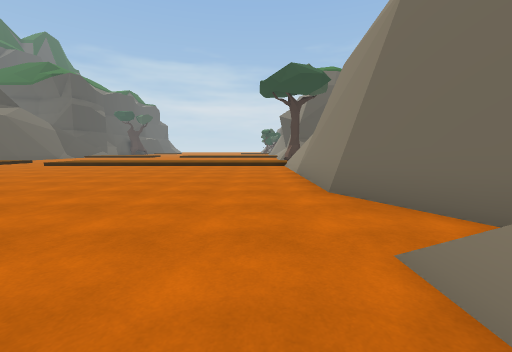
view 1 (above)

20 first-person views from a walk through a 3-D level made in the Unity game engine. The camera is 1.3 m above the floor, tilts 6° down and sees 90° across. The floor is counted in squares, 2 m on a side. Each view is taken from the middle of a square. On the plan, view 1 faces up. The plan holds only what a view shows up to about 9 squares ahead; the rest is blank. The place goes on beyond the plan. The player character is not drawn.

view 2
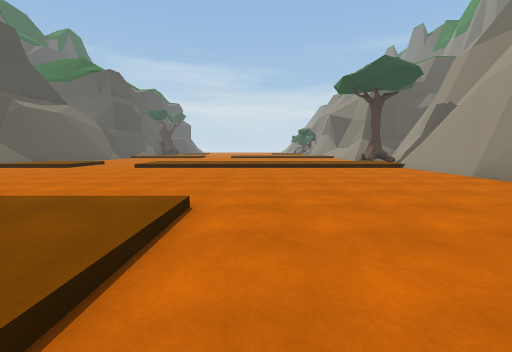

view 3
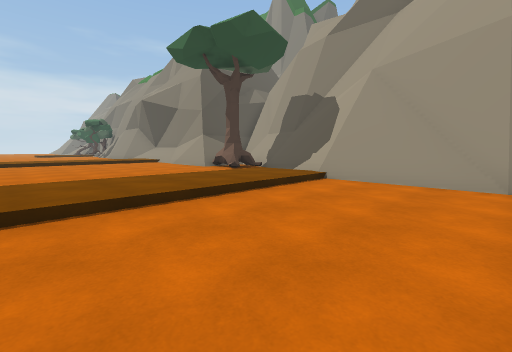

view 4
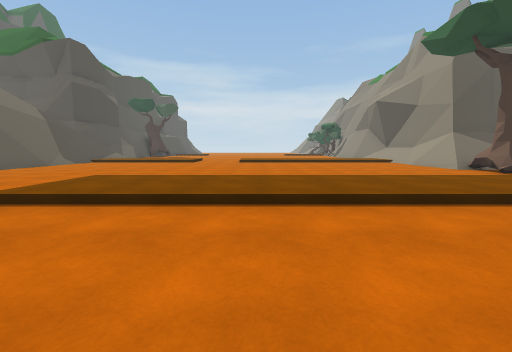

view 5
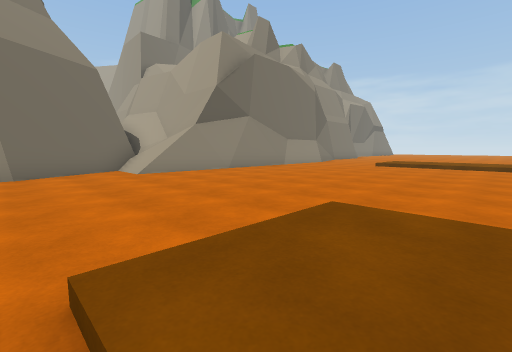

view 6
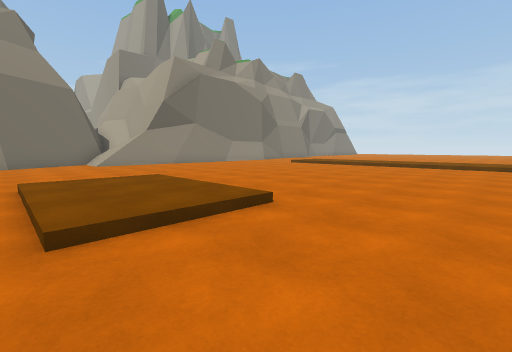

view 7
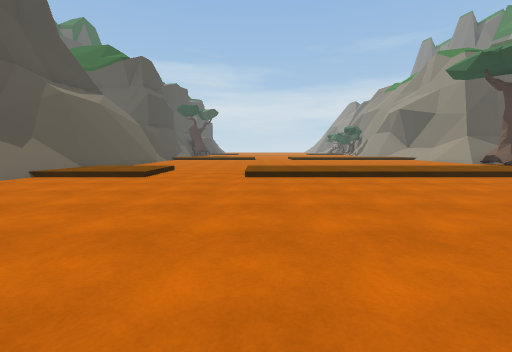

view 8
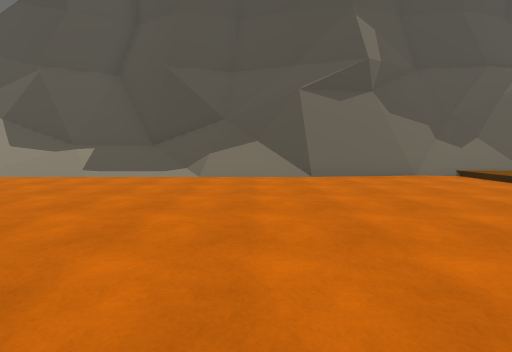

view 9
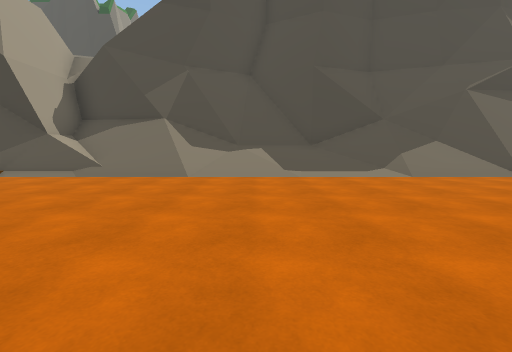

view 10
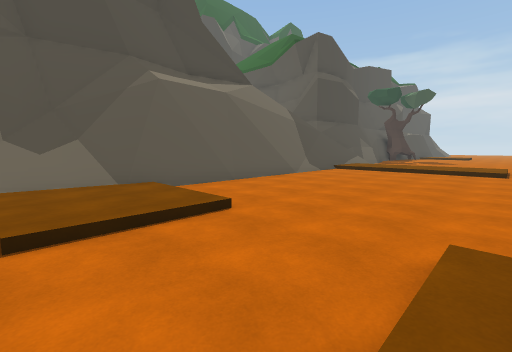

view 11
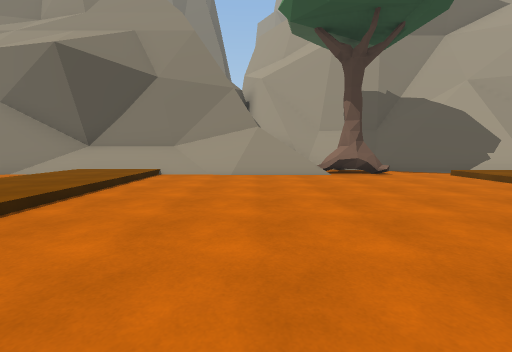

view 12
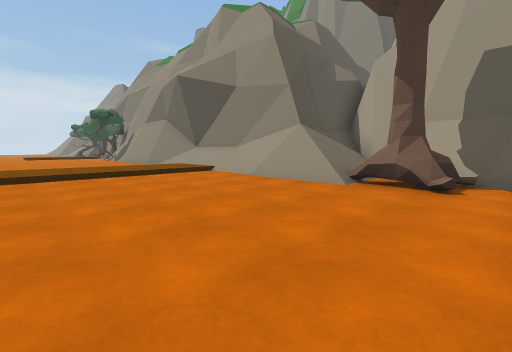

view 13
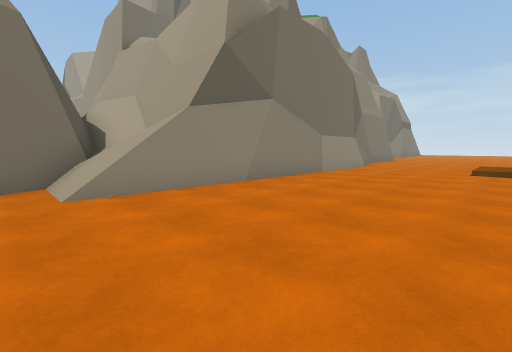

view 14
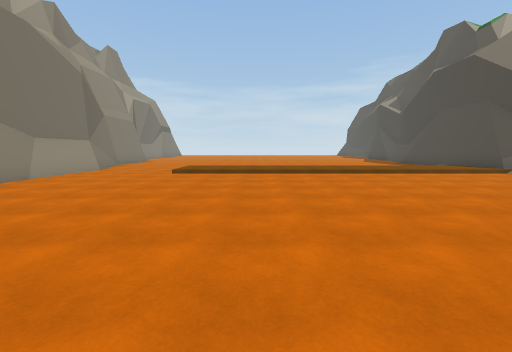

view 15
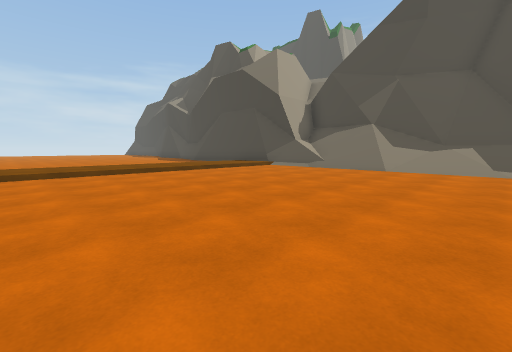

view 16
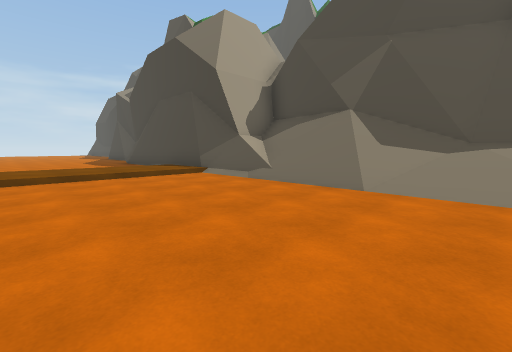

view 17
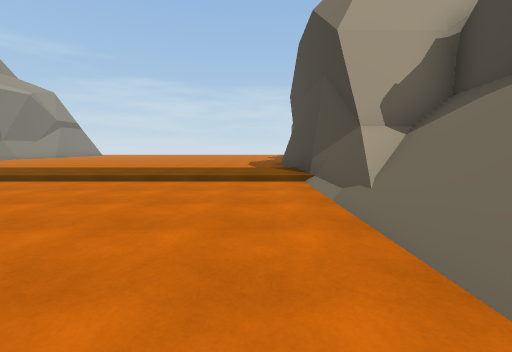

view 18
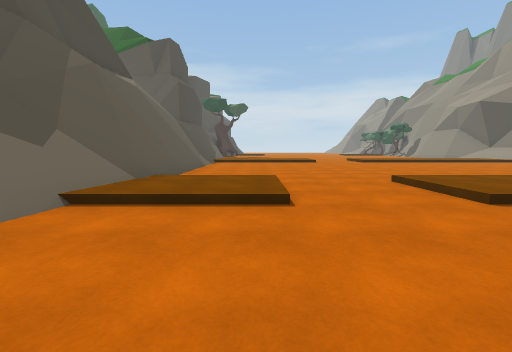

view 19
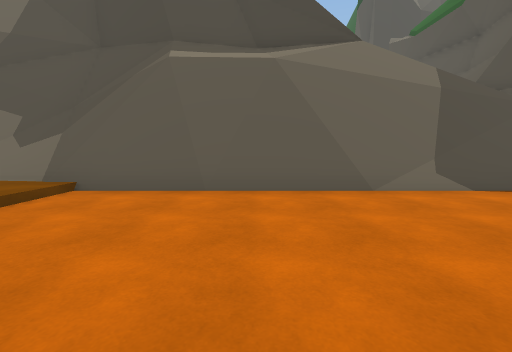

view 20
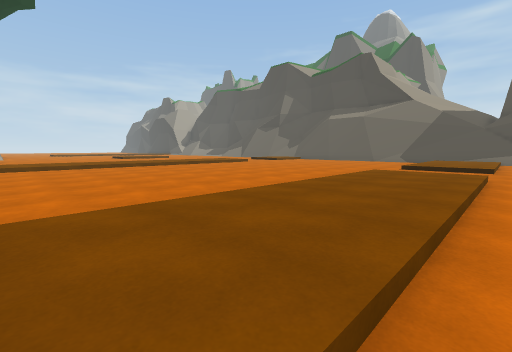

### Floor plan
Key: @ floor where view 1 was taken; # wall or solid block; . main floor; : floor 0.25 m higher than the main floor; + floor 0.5 m higher than the main floor; / step, stairs or slope; = window, fence, low wall or low ledge; ^ raised ledge; T tree.
Columns run from 18 left of view 1 to 5 right of it. Each row starts with its distance up from view 1.
 22 ###    ............./^
 21        :::/ /:::::::/^
 20    //   ::/ /:::::::/^
 19   //#/ ............./^
 18   //#/..............##
 17   #/##..............## #
 16  ///##..............####
 15  #//##..............TT#
 14  ^//##..............TT#
 13  ^#/##.....   .......##
 12   ^/##//..//////////##
 11   ^==/::../::::::::/##
 10    ^////..//////////#
  9    ##..............=#
  8     #/.............=#
  7     #/.............##
  6    ##/.............#
  5    ^//.............#
  4   ^///....////.....##
  3   ^///..../::/......#
  2   ^///..../::/......##
  1   ^=//.............+=###
  0   ^=//............@=####
 -1   ^#//.............#####
 -2    =//.............#
 -3    =//.............#
 -4   ^///.............#
 -5   #///.............#
 -6   ###///////////...#
 -7      /::::::::::...#
 -8      /:::::::: :..

Where each view was taken, in squares from view 1:
view 1: 0 up, 0 right, facing up
view 2: 1 up, 4 left, facing up
view 3: 7 up, 4 left, facing up-right
view 4: 7 up, 5 left, facing up
view 5: 4 up, 6 left, facing down-right
view 6: 4 up, 10 left, facing down-right
view 7: 4 up, 8 left, facing up
view 8: 5 up, 7 left, facing left
view 9: 0 up, 7 left, facing left
view 10: 10 up, 8 left, facing up-left
view 11: 17 up, 5 left, facing right
view 12: 13 up, 3 left, facing up-right
view 13: 2 up, 3 left, facing down-right
view 14: 2 up, 5 left, facing down
view 15: 1 up, 5 left, facing down-left
view 16: 0 up, 9 left, facing down-left
view 17: 1 down, 12 left, facing down
view 18: 7 up, 11 left, facing up
view 19: 15 up, 9 left, facing left
view 20: 22 up, 1 right, facing down-left
